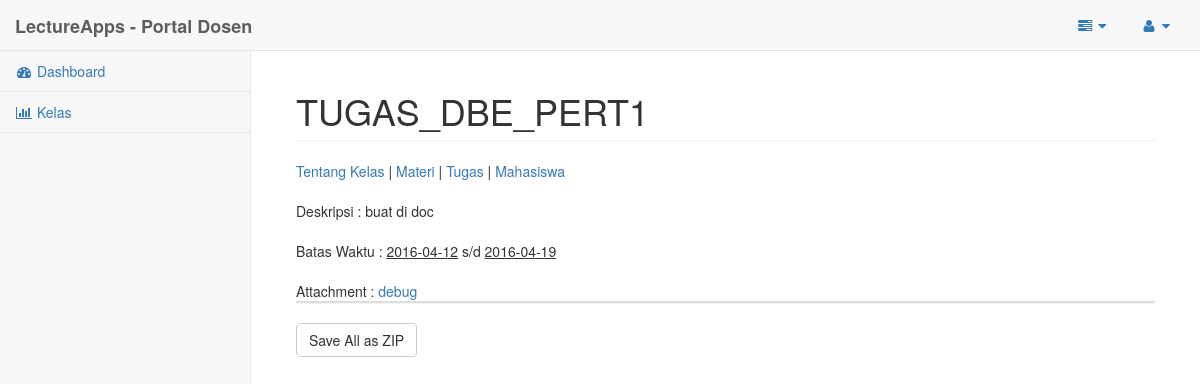
The page /Tampilan/temp/kelas_dosen_tugas_detail.php?idkelas=2&idtugas=2 on the database as committed earlier.
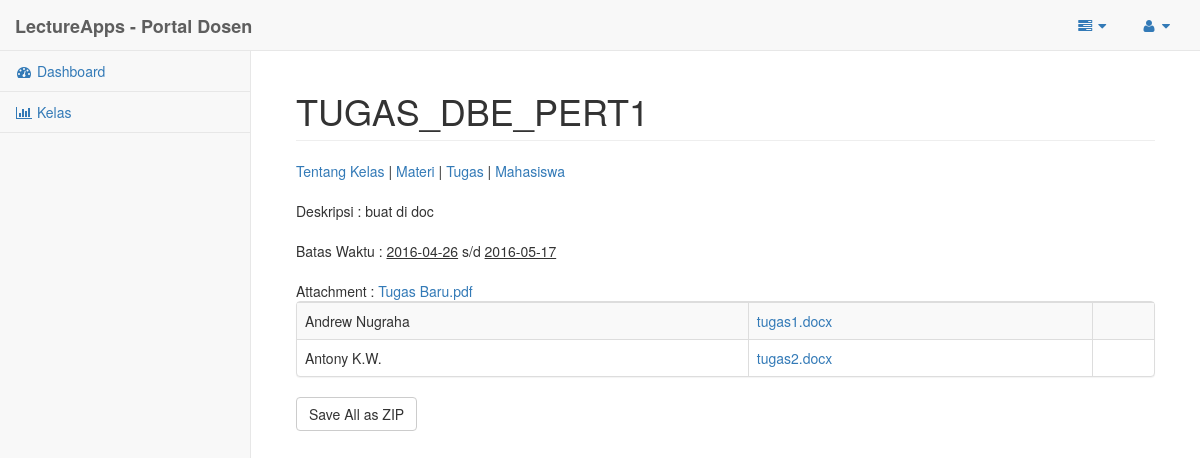
The same page on the database as committed later.
### tables this page shows
CREATE TABLE IF NOT EXISTS `tugas` (
`idTugas` int(11) NOT NULL,
  `namaTugas` varchar(255) NOT NULL,
  `deskripsiTugas` varchar(255) NOT NULL,
  `tglMulaiTugas` date NOT NULL,
  `tglSelesaiTugas` date NOT NULL,
  `fileTugas` varchar(255) NOT NULL,
  `tglUploadTugas` date NOT NULL,
  `idKelas` int(11) NOT NULL
);

CREATE TABLE IF NOT EXISTS `hasiltgs` (
`idHasiltgs` int(11) NOT NULL,
  `idTugas` int(11) NOT NULL,
  `idUser` int(11) NOT NULL,
  `idKelas` int(11) NOT NULL,
  `fileHasiltgs` varchar(255) NOT NULL,
  `tglUploadHasiltgs` date NOT NULL,
  `nilai` float NOT NULL
);

CREATE TABLE IF NOT EXISTS `user` (
`idUser` int(11) NOT NULL,
  `namaUser` varchar(50) NOT NULL,
  `passwordUser` varchar(255) NOT NULL,
  `emailUser` varchar(100) NOT NULL,
  `tglLahirUser` date NOT NULL,
  `fotoUser` varchar(255) NOT NULL,
  `status` int(11) DEFAULT NULL
);

### Tampilan/temp/kelas_dosen_tugas_detail.php (the view, shortened to what this page needs)
<?php
	require_once('../includes/koneksi.php');
	$id = $_GET['idkelas'];
	$idtugas = $_GET['idtugas'];
	$sql="SELECT * FROM tugas WHERE idKelas=$id and idTugas=$idtugas";
	$hasil=mysqli_query($k, $sql);
	$tugas=mysqli_fetch_assoc($hasil);
	$sql2="SELECT
				a.*,
				b.`namaUser` as namaMahasiswa
			FROM
				hasiltgs a
				LEFT JOIN USER b
				ON a.`idUser`=b.`idUser`
			WHERE
				a.idTugas=$idtugas
				AND a.idKelas=$id";
	$hasil2=mysqli_query($k, $sql2);
?>
<!DOCTYPE html>
<html lang="en">
<head>
    <link href="../bower_components/bootstrap/dist/css/bootstrap.min.css" rel="stylesheet">
    <link href="../bower_components/metisMenu/dist/metisMenu.min.css" rel="stylesheet">
    <link href="../dist/css/sb-admin-2.css" rel="stylesheet">
    <link href="../bower_components/font-awesome/css/font-awesome.min.css" rel="stylesheet" type="text/css">
</head>
<body>
    <div id="wrapper">
        <nav class="navbar navbar-default navbar-static-top" role="navigation" style="margin-bottom: 0">
            <div class="navbar-header">
                <a class="navbar-brand" href="index.html"><b>LectureApps - Portal Dosen</b></a>
            </div>
            <ul class="nav navbar-top-links navbar-right">
                <li class="dropdown">
                    <a class="dropdown-toggle" data-toggle="dropdown" href="#">
                        <i class="fa fa-tasks fa-fw"></i>  <i class="fa fa-caret-down"></i>
                    </a>
                </li>
                <li class="dropdown">
                    <a class="dropdown-toggle" data-toggle="dropdown" href="#">
                        <i class="fa fa-user fa-fw"></i>  <i class="fa fa-caret-down"></i>
                    </a>
                </li>
            </ul>
            <div class="navbar-default sidebar" role="navigation">
                <div class="sidebar-nav navbar-collapse">
                    <ul class="nav" id="side-menu">
                        <li>
                            <a href="dosen.php"><i class="fa fa-dashboard fa-fw"></i> Dashboard</a>
                        </li>
                        <li>
                            <a href="kelas_dosen.php"><i class="fa fa-bar-chart-o fa-fw"></i> Kelas</a>
                        </li>
                    </ul>
                </div>
            </div>
        </nav>
        <div id="page-wrapper">
            <div class="container-fluid">
                <div class="row">
                    <div class="col-lg-12">
                        <h1 class="page-header"><?php echo $tugas['namaTugas'] ?></h1>
                    </div>
                </div>
				<?php include('../includes/dosen_dtlmenu.php'); ?>
				Deskripsi :
				<?php echo $tugas['deskripsiTugas']?>
				<br/><br/>
				Batas Waktu :
				<?php echo "<u>".$tugas['tglMulaiTugas']."</u>" ?> s/d <?php echo "<u>".$tugas['tglSelesaiTugas']."</u>" ?>
				<br/><br/>
				Attachment :
				<a href="tugas/tugas_download.php?idtugas=<?php echo $tugas['idTugas']; ?>"><?php echo $tugas['fileTugas']; ?></a>
					<div class="panel panel-default">
						<div class="table-responsive">
							<table class="table table-striped table-bordered table-hover">
								<tbody>
							<?php
								WHILE($kumpul=mysqli_fetch_assoc($hasil2)){
							?>
							<tr>
								<td><?php echo $kumpul['namaMahasiswa'] ?></td>
								<td><a href="hasiltgs/hasiltgs_download.php?idhasiltgs=<?php echo $kumpul['idHasiltgs']; ?>"><?php echo $kumpul['fileHasiltgs'] ?></a></td>
								<td></td>
							</tr>
							<?php
								}
							?>
							</table>
						</div>
					</div>
					<form action="hasiltgs/hasiltgs_download_all.php" method="POST">
						<input type="submit" name="downloadall" class="btn btn-default" value="Save All as ZIP" />
					</form>
				</div>
            </div>
        </div>
</body>
</html>

### Tampilan/includes/dosen_dtlmenu.php (shortened to what this page needs)
<a href="kelas_dosen_detail.php?idkelas=<?php echo $id; ?>">Tentang Kelas</a> |
<a href="kelas_dosen_materi.php?idkelas=<?php echo $id; ?>">Materi</a> |
<a href="kelas_dosen_tugas.php?idkelas=<?php echo $id; ?>">Tugas</a> |
<a href="kelas_dosen_mahasiswa.php?idkelas=<?php echo $id; ?>">Mahasiswa</a>

Rows that differ between the two databases and show on the page:
changed tugas "TUGAS_DBE_PERT1": tglMulaiTugas "2016-04-12" → "2016-04-26"; tglSelesaiTugas "2016-04-19" → "2016-05-17"; fileTugas "debug" → "Tugas Baru.pdf"
added hasiltgs: idUser.namaUser "Andrew Nugraha", fileHasiltgs "tugas1.docx"
added hasiltgs: idUser.namaUser "Antony K.W.", fileHasiltgs "tugas2.docx"
